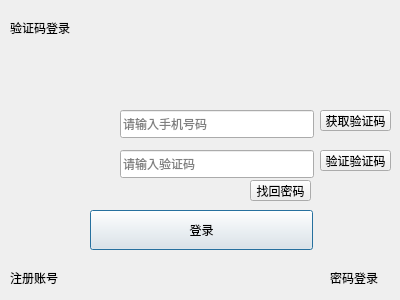
<?xml version="1.0" encoding="UTF-8"?>
<ui version="4.0">
 <class>VerCodeSignUpDialog</class>
 <widget class="QDialog" name="VerCodeSignUpDialog">
  <property name="geometry">
   <rect>
    <x>0</x>
    <y>0</y>
    <width>400</width>
    <height>300</height>
   </rect>
  </property>
  <property name="windowTitle">
   <string>Dialog</string>
  </property>
  <widget class="QLineEdit" name="passwordEdit">
   <property name="geometry">
    <rect>
     <x>120</x>
     <y>150</y>
     <width>194</width>
     <height>28</height>
    </rect>
   </property>
   <property name="echoMode">
    <enum>QLineEdit::Password</enum>
   </property>
   <property name="placeholderText">
    <string>请输入验证码</string>
   </property>
  </widget>
  <widget class="QLabel" name="label_9">
   <property name="geometry">
    <rect>
     <x>330</x>
     <y>270</y>
     <width>72</width>
     <height>15</height>
    </rect>
   </property>
   <property name="text">
    <string>密码登录</string>
   </property>
  </widget>
  <widget class="QPushButton" name="LoginButton">
   <property name="geometry">
    <rect>
     <x>90</x>
     <y>210</y>
     <width>223</width>
     <height>40</height>
    </rect>
   </property>
   <property name="text">
    <string>登录</string>
   </property>
  </widget>
  <widget class="QLabel" name="label">
   <property name="geometry">
    <rect>
     <x>170</x>
     <y>30</y>
     <width>67</width>
     <height>67</height>
    </rect>
   </property>
   <property name="styleSheet">
    <string notr="true">border-image: url(:/picture/C:/Users/yyc/Desktop/picture/avatar02.svg);</string>
   </property>
   <property name="text">
    <string/>
   </property>
  </widget>
  <widget class="QLabel" name="label_6">
   <property name="geometry">
    <rect>
     <x>90</x>
     <y>110</y>
     <width>22</width>
     <height>22</height>
    </rect>
   </property>
   <property name="styleSheet">
    <string notr="true">border-image: url(:/picture/C:/Users/yyc/Desktop/picture/user_line.svg);</string>
   </property>
   <property name="text">
    <string/>
   </property>
  </widget>
  <widget class="QLabel" name="label_5">
   <property name="geometry">
    <rect>
     <x>380</x>
     <y>10</y>
     <width>16</width>
     <height>16</height>
    </rect>
   </property>
   <property name="styleSheet">
    <string notr="true">border-image: url(:/picture/C:/Users/yyc/Desktop/picture/close_line.svg);</string>
   </property>
   <property name="text">
    <string/>
   </property>
  </widget>
  <widget class="QLineEdit" name="phoneNumberEdit">
   <property name="geometry">
    <rect>
     <x>120</x>
     <y>110</y>
     <width>194</width>
     <height>28</height>
    </rect>
   </property>
   <property name="inputMask">
    <string/>
   </property>
   <property name="text">
    <string/>
   </property>
   <property name="placeholderText">
    <string>请输入手机号码</string>
   </property>
  </widget>
  <widget class="QLabel" name="label_8">
   <property name="geometry">
    <rect>
     <x>10</x>
     <y>270</y>
     <width>72</width>
     <height>15</height>
    </rect>
   </property>
   <property name="text">
    <string>注册账号</string>
   </property>
  </widget>
  <widget class="QLabel" name="label_2">
   <property name="geometry">
    <rect>
     <x>90</x>
     <y>150</y>
     <width>22</width>
     <height>22</height>
    </rect>
   </property>
   <property name="styleSheet">
    <string notr="true">border-image: url(:/picture/C:/Users/yyc/Desktop/picture/lock_line.svg);</string>
   </property>
   <property name="text">
    <string/>
   </property>
  </widget>
  <widget class="QLabel" name="label_4">
   <property name="geometry">
    <rect>
     <x>360</x>
     <y>10</y>
     <width>16</width>
     <height>16</height>
    </rect>
   </property>
   <property name="styleSheet">
    <string notr="true">border-image: url(:/picture/C:/Users/yyc/Desktop/picture/fullscreen_arrow_exit_line.svg);</string>
   </property>
   <property name="text">
    <string/>
   </property>
  </widget>
  <widget class="QLabel" name="label_7">
   <property name="geometry">
    <rect>
     <x>10</x>
     <y>20</y>
     <width>72</width>
     <height>15</height>
    </rect>
   </property>
   <property name="text">
    <string>验证码登录</string>
   </property>
   <property name="textFormat">
    <enum>Qt::MarkdownText</enum>
   </property>
  </widget>
  <widget class="QToolButton" name="toolButton">
   <property name="geometry">
    <rect>
     <x>320</x>
     <y>110</y>
     <width>71</width>
     <height>21</height>
    </rect>
   </property>
   <property name="text">
    <string>获取验证码</string>
   </property>
  </widget>
  <widget class="QToolButton" name="toolButton_2">
   <property name="geometry">
    <rect>
     <x>320</x>
     <y>150</y>
     <width>71</width>
     <height>21</height>
    </rect>
   </property>
   <property name="text">
    <string>验证验证码</string>
   </property>
  </widget>
  <widget class="QToolButton" name="toolButton_3">
   <property name="geometry">
    <rect>
     <x>250</x>
     <y>180</y>
     <width>61</width>
     <height>21</height>
    </rect>
   </property>
   <property name="text">
    <string>找回密码</string>
   </property>
  </widget>
 </widget>
 <resources/>
 <connections/>
</ui>
